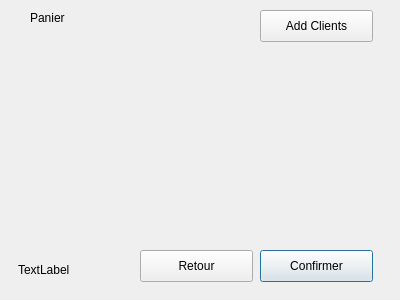
<?xml version="1.0" encoding="UTF-8"?>
<ui version="4.0">
 <class>PanierWindow</class>
 <widget class="QDialog" name="PanierWindow">
  <property name="geometry">
   <rect>
    <x>0</x>
    <y>0</y>
    <width>400</width>
    <height>300</height>
   </rect>
  </property>
  <property name="windowTitle">
   <string>Dialog</string>
  </property>
  <widget class="QPushButton" name="confirmBtn">
   <property name="geometry">
    <rect>
     <x>260</x>
     <y>250</y>
     <width>113</width>
     <height>32</height>
    </rect>
   </property>
   <property name="text">
    <string>Confirmer</string>
   </property>
  </widget>
  <widget class="QWidget" name="gridLayoutWidget">
   <property name="geometry">
    <rect>
     <x>30</x>
     <y>40</y>
     <width>321</width>
     <height>191</height>
    </rect>
   </property>
   <layout class="QGridLayout" name="gridLayout"/>
  </widget>
  <widget class="QLabel" name="prixLabel">
   <property name="geometry">
    <rect>
     <x>18</x>
     <y>260</y>
     <width>121</width>
     <height>20</height>
    </rect>
   </property>
   <property name="text">
    <string>TextLabel</string>
   </property>
  </widget>
  <widget class="QPushButton" name="retourBtn">
   <property name="geometry">
    <rect>
     <x>140</x>
     <y>250</y>
     <width>113</width>
     <height>32</height>
    </rect>
   </property>
   <property name="text">
    <string>Retour</string>
   </property>
  </widget>
  <widget class="QLabel" name="label">
   <property name="geometry">
    <rect>
     <x>30</x>
     <y>10</y>
     <width>59</width>
     <height>16</height>
    </rect>
   </property>
   <property name="text">
    <string>Panier</string>
   </property>
  </widget>
  <widget class="QPushButton" name="addBtn">
   <property name="geometry">
    <rect>
     <x>260</x>
     <y>10</y>
     <width>113</width>
     <height>32</height>
    </rect>
   </property>
   <property name="text">
    <string>Add Clients</string>
   </property>
  </widget>
 </widget>
 <resources/>
 <connections/>
</ui>
